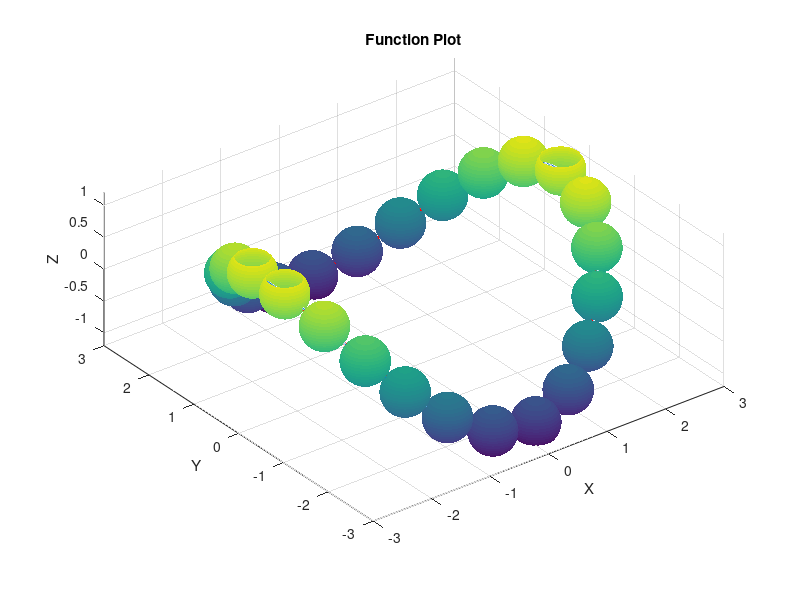

MATLAB code to generate this figure:
clear,clc
% 定义可变常数
R = 2.5;    % 球面的半径
w = 1;    % 曲线的参数
A = 1;    % 曲线高度的缩放系数
r = 0.35;  % 球半径

% 创建 t 的值域，步长为 0.01
t = 0:0.01:2*pi;

% 计算 x, y, z 值
x = R*cos(w*t);
y = R*sin(w*t);
z = A*cos(2*t);

% 创建直径为 r 的球
[x_sphere, y_sphere, z_sphere] = sphere(100);
x_sphere = x_sphere * r;
y_sphere = y_sphere * r;
z_sphere = z_sphere * r;

% 遍历函数并记录可以放置球的点的位置
num_balls = 0;
ball_centers = [];
first_ball_center = [];
last_ball_center = [];
for i = 1:length(x)
    if i == 1
        P = [x(1) y(1) z(1)];
        first_ball_center = P;
    else
        d = sqrt(sum(([x(i) y(i) z(i)] - P).^2, 2));
        if d >= 2*r  % 放置球的间隔为2r
            P = [x(i) y(i) z(i)];
            num_balls = num_balls + 1;
            ball_centers(num_balls, :) = P;
            if num_balls == 1
                first_ball_center = P;
            end
            last_ball_center = P;
        end
    end
end

% 绘制 3D 曲面图和放置球的直线
figure;
plot3(x, y, z);
grid on;
% 设置坐标轴标签和标题
xlabel('X');
ylabel('Y');
zlabel('Z');
title('Function Plot');

% 在可以放置球的点上放置球
hold on;
for i = 1:size(ball_centers, 1)
    surf(x_sphere + ball_centers(i, 1), y_sphere + ball_centers(i, 2), z_sphere + ball_centers(i, 3), 'EdgeColor', 'none');
end

% 绘制相邻球心的直线
for i = 1:size(ball_centers, 1)-1
    plot3(ball_centers(i:i+1,1), ball_centers(i:i+1,2), ball_centers(i:i+1,3), 'r','LineWidth',2);
end

% 计算中心距离和平均距离
center_distance = norm(first_ball_center - last_ball_center);
average_distance = center_distance / num_balls;

% 输出中心距离和平均距离和球的数量
disp(['Center distance: ' num2str(center_distance)]);
disp(['Average distance: ' num2str(average_distance)]);
disp(['num_balls:' num2str(num_balls)])

% 设置绘图区域
axis equal;  % x, y, z 坐标轴比例相等
xlim([-1.2*R 1.2*R]); ylim([-1.2*R 1.2*R]); zlim([-1.2*A 1.2*A]); % 设置坐标轴范围
